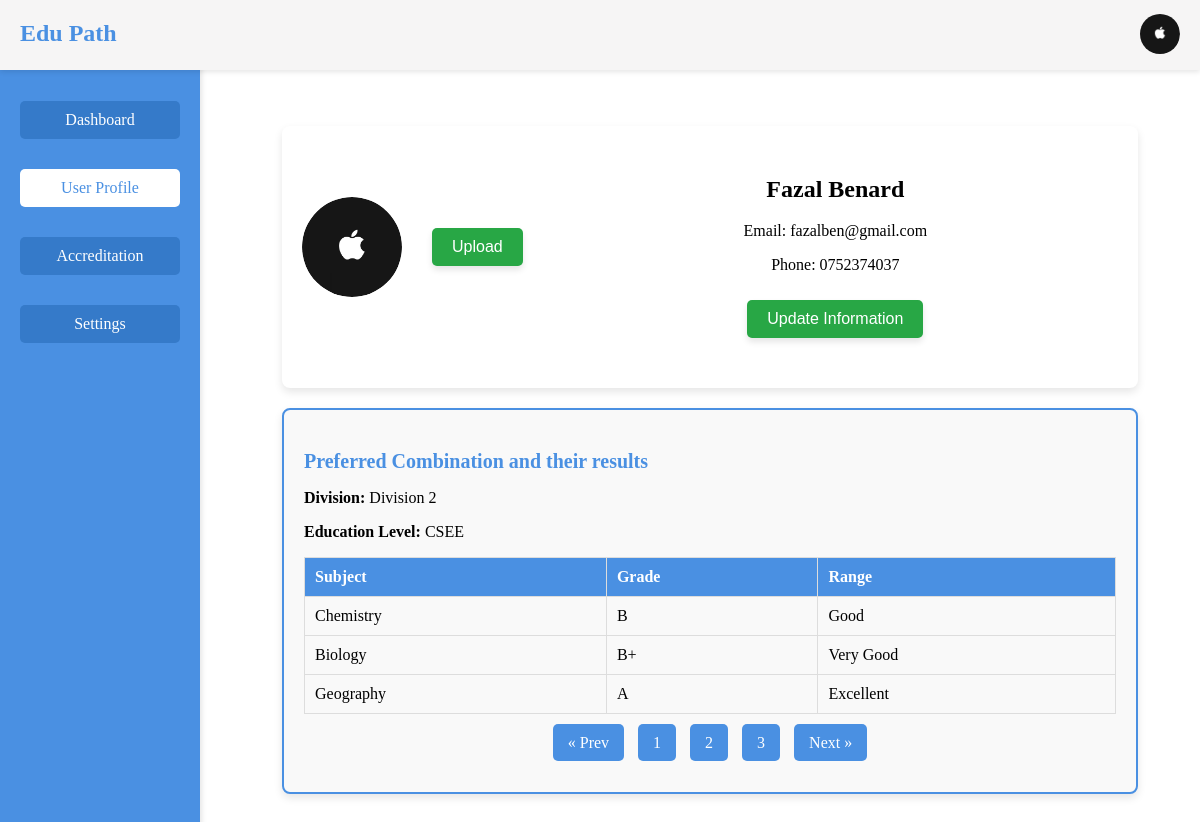
Screenshot of /home.php (signed in) with the database file from the repository.
### tables this page shows
CREATE TABLE `users` (
  `id` int(11) NOT NULL,
  `name` varchar(255) NOT NULL,
  `email` varchar(255) NOT NULL,
  `password` varchar(255) NOT NULL,
  `created_at` timestamp NOT NULL DEFAULT CURRENT_TIMESTAMP,
  `check` varchar(20) NOT NULL DEFAULT 'New',
  `phone` text NOT NULL,
  `profile_image` varchar(255) DEFAULT 'initial'
);

CREATE TABLE `user_education` (
  `id` int(11) NOT NULL,
  `user_id` int(11) NOT NULL,
  `education_level` enum('CSEE','ACSEE') DEFAULT NULL,
  `division` int(11) DEFAULT NULL,
  `preferred_combination_1` varchar(50) NOT NULL,
  `preferred_combination_2` varchar(50) NOT NULL,
  `preferred_combination_3` varchar(50) NOT NULL,
  `created_at` timestamp NOT NULL DEFAULT CURRENT_TIMESTAMP,
  `grade1` varchar(2) DEFAULT NULL,
  `grade2` varchar(2) DEFAULT NULL,
  `grade3` varchar(2) DEFAULT NULL
);

### home.php (the view, shortened to what this page needs)
<?php
include('conn.php');
$user_id = $_SESSION['user_id'];
$query = "SELECT * FROM users WHERE id = ?";
$stmt = $conn->prepare($query);
$stmt->bind_param("i", $user_id);
$stmt->execute();
$result = $stmt->get_result();
$user = $result->fetch_assoc();
$user_id = $_SESSION['user_id'];
$query = "SELECT education_level, division, preferred_combination_1, grade1,
                 preferred_combination_2, grade2, preferred_combination_3, grade3
          FROM user_education
          WHERE user_id = ?";
$stmt = $conn->prepare($query);
$stmt->bind_param("i", $user_id);
$stmt->execute();
$result = $stmt->get_result();
$education_level = '';
$division = '';
$table_rows = '';
if ($result->num_rows > 0) {
    $row = $result->fetch_assoc();
    $education_level = htmlspecialchars($row['education_level']);
    $division = htmlspecialchars($row['division']);
    $table_rows .= "
        <tr>
            <td>" . htmlspecialchars($row['preferred_combination_1']) . "</td>
            <td>" . htmlspecialchars($row['grade1']) . "</td>
            <td>" . getGradeDescription($row['grade1']) . "</td>
        </tr>
        <tr>
            <td>" . htmlspecialchars($row['preferred_combination_2']) . "</td>
            <td>" . htmlspecialchars($row['grade2']) . "</td>
            <td>" . getGradeDescription($row['grade2']) . "</td>
        </tr>
        <tr>
            <td>" . htmlspecialchars($row['preferred_combination_3']) . "</td>
            <td>" . htmlspecialchars($row['grade3']) . "</td>
            <td>" . getGradeDescription($row['grade3']) . "</td>
        </tr>";
} else {
    $table_rows = "<tr><td colspan='3'>No results found.</td></tr>";
}
function getGradeDescription($grade) {
    switch (strtoupper($grade)) {
        case 'A': return 'Excellent';
        case 'B+': return 'Very Good';
        case 'B': return 'Good';
    }
}
?>
<!DOCTYPE html>
<html lang="en">
<head>
    <link rel="stylesheet" href="style.css">
</head>
<body>
    <div class="header">
        <div class="logo">Edu Path</div>
        <div class="user-profile" id="userProfile">
            <div class="profile-picture"  id="headerProfilePicture"
                style="background-color: <?php echo empty($user['profile_image']) || $user['profile_image'] === 'initial' ? '#4a90e2' : 'transparent'; ?>;">
                <?php if (!empty($user['profile_image']) && $user['profile_image'] !== 'initial'): ?>
                    <img id="headerProfileImage"  src="<?php echo htmlspecialchars($user['profile_image']); ?>"
                        alt="Profile Picture" style="display: block;" />
                <?php endif; ?>
            </div>
        </div>
    </div>
    <div class="sidebar">
        <h3>Edu Path</h3>
        <ul class="sidebar-menu">
        <li><a href="dash.php">Dashboard</a></li>
        <li class="active"><a href="home.php">User Profile</a></li>
        <li><a href="credit.php">Accreditation</a></li>
        <li><a href="set.php">Settings</a></li>
    </ul>
    </div>
    <div class="main-content">
        <div class="container" style="margin-top: 140px;">
            <div class="card">
            <div class="user-profile">
    <div class="profile-picture"
        id="profilePicture"
        style="background-color: <?php echo empty($user['profile_image']) || $user['profile_image'] === 'initial' ? '#4a90e2' : 'transparent'; ?>;">
        <?php if (!empty($user['profile_image']) && $user['profile_image'] !== 'initial'): ?>
            <img id="profileImage"
                src="<?php echo htmlspecialchars($user['profile_image']); ?>"
                alt="Profile Picture"
                style="width: 100px; height: 100px; border-radius: 50%; object-fit: cover; display: block;" />
        <?php endif; ?>
    </div>
                    <form method="POST" action="upload_profile_image.php" enctype="multipart/form-data">
                        <button type="submit" class="btn">Upload</button>
                    </form>
                    <div class="user-info" id="userInfo">
                        <h2><?php echo htmlspecialchars($user['name']); ?></h2>
                        <p>Email: <?php echo htmlspecialchars($user['email']); ?></p>
                        <p>Phone: <?php echo htmlspecialchars($user['phone']); ?></p>
                        <button class="btn" id="updateButton">Update Information</button>
                    </div>
                </div>
            </div>
            <div class="card appearance-settings">
                <h3>Preferred Combination and their results</h3>
                <p><strong>Division:</strong> <?php echo $division ? "Division $division" : 'N/A'; ?></p>
                <p><strong>Education Level:</strong> <?php echo $education_level ? $education_level : 'N/A'; ?></p>
                <table class="notifications-table">
                    <thead>
                        <tr>
                            <th>Subject</th>
                            <th>Grade</th>
                            <th>Range</th>
                        </tr>
                    </thead>
                    <tbody>
                    <?php echo $table_rows; ?>
                    </tbody>
                </table>
                <div class="pagination">
                    <a href="#">&laquo; Prev</a>
                    <a href="#">1</a>
                    <a href="#">2</a>
                    <a href="#">3</a>
                    <a href="#">Next &raquo;</a>
                </div>
            </div>
        </div>
    </div>
</body>
</html>

### style.css (style rules this page uses)
html, body { height: 100%; margin: 0; display: flex; align-items: center; justify-content: center; }
.btn { font-size: 16px; padding: 10px 20px; margin: 10px; border: none; border-radius: 5px; color: white; background-color: #28a745; cursor: pointer; box-shadow: 0 4px 6px rgba(0, 0, 0, 0.1); transition: all 0.3s ease; }
.container { margin-top: 70px; width: 107vh; margin: auto; padding: 20px; }
.sidebar { width: 20%; background-color: #4a90e2; color: #fff; height: 100vh; position: fixed; top: 0; left: 0; padding: 20px; }
.sidebar h3 { text-align: center; }
.main-content { margin-left: 22%; padding: 20px; }
.card { background-color: #fff; border-radius: 8px; box-shadow: 0 4px 8px rgba(0, 0, 0, 0.1); padding: 20px; margin-bottom: 20px; }
.user-profile { display: flex; align-items: center; gap: 20px; }
.user-profile img { border-radius: 50%; width: 100px; height: 100px; }
.user-info { margin-top: 10px; flex-grow: 1; }
.notifications-table { width: 100%; border-collapse: collapse; }
.notifications-table th, .notifications-table td { border: 1px solid #ddd; padding: 10px; text-align: left; }
.notifications-table th { background-color: #4a90e2; color: #fff; }
.pagination { margin: 20px 0; text-align: center; }
.pagination a { margin: 0 5px; padding: 10px 15px; text-decoration: none; background-color: #4a90e2; color: #fff; border-radius: 5px; }
.sidebar { width: 20%; background-color: #4a90e2; color: #fff; height: 100vh; position: fixed; top: 0; left: 0; padding: 20px; box-shadow: 2px 0 5px rgba(0, 0, 0, 0.1); }
.sidebar h3 { text-align: center; margin-bottom: 20px; font-size: 1.5em; }
.sidebar-menu { list-style-type: none; padding: 0; margin: 0; }
.sidebar-menu li { margin: 10px 0; }
.sidebar-menu a { display: block; padding: 10px 15px; background-color: #357ac9; color: #fff; text-decoration: none; border-radius: 5px; text-align: center; font-size: 1em; transition: background-color 0.3s ease, box-shadow 0.3s ease; }
.user-profile { text-align: center; margin-bottom: 20px; }
.sidebar ul li.active a { background-color: #fff; color: #4a90e2; border-radius: 5px; }
.profile-picture { position: relative; width: 100px; height: 100px; margin: 0 auto; border-radius: 50%; overflow: hidden; background-color: #4a90e2; display: flex; align-items: center; justify-content: center; color: white; font-size: 2em; cursor: pointer; }
.profile-picture img { width: 100%; height: 100%; object-fit: cover; display: none; }
.header { position: fixed; top: 0; left: 0; right: 0; height: 50px; z-index: 1000; background-color: #f6f5f5; box-shadow: 0px 2px 5px rgba(0, 0, 0, 0.1); padding: 10px 20px; display: flex; justify-content: space-between; }
.header .logo { margin-top:10px ; font-size: 1.5em; font-weight: bold; color: #4a90e2; }
.header .user-profile { position: relative; display: flex; align-items: center; cursor: pointer; }
.header .user-profile img { width: 40px; height: 40px; border-radius: 50%; margin-left: 10px; }
.sidebar { width: 200px; background-color: #4a90e2; height: 100vh; position: fixed; top: 0; left: 0; padding: 20px 0; color: #fff; }
.sidebar ul { list-style: none; }
.sidebar ul li { padding: 10px 20px; cursor: pointer; }
.sidebar ul li a { text-decoration: none; color: #fff; display: block; }
.main-content { margin-left: 220px; padding: 20px; }
#headerProfilePicture { font-size: 19px; background-color: #4a90e2; size: 20px; height: 50px; width: 50px; margin-top: 17px; }
.appearance-settings { border: 2px solid #4a90e2; background-color: #f9f9f9; padding: 20px; border-radius: 8px; transition: box-shadow 0.3s ease; }
.appearance-settings h3 { color: #4a90e2; font-size: 20px; margin-bottom: 15px; }

### rows the page displays
users: profile_image (picture), name "Fazal Benard", email "fazalben@gmail.com", phone "0752374037"
user_education: division "2", education_level "CSEE", preferred_combination_1 "Chemistry", grade1 "B", grade1 "Good", preferred_combination_2 "Biology", grade2 "B+", grade2 "Very Good", preferred_combination_3 "Geography", grade3 "A", grade3 "Excellent"
